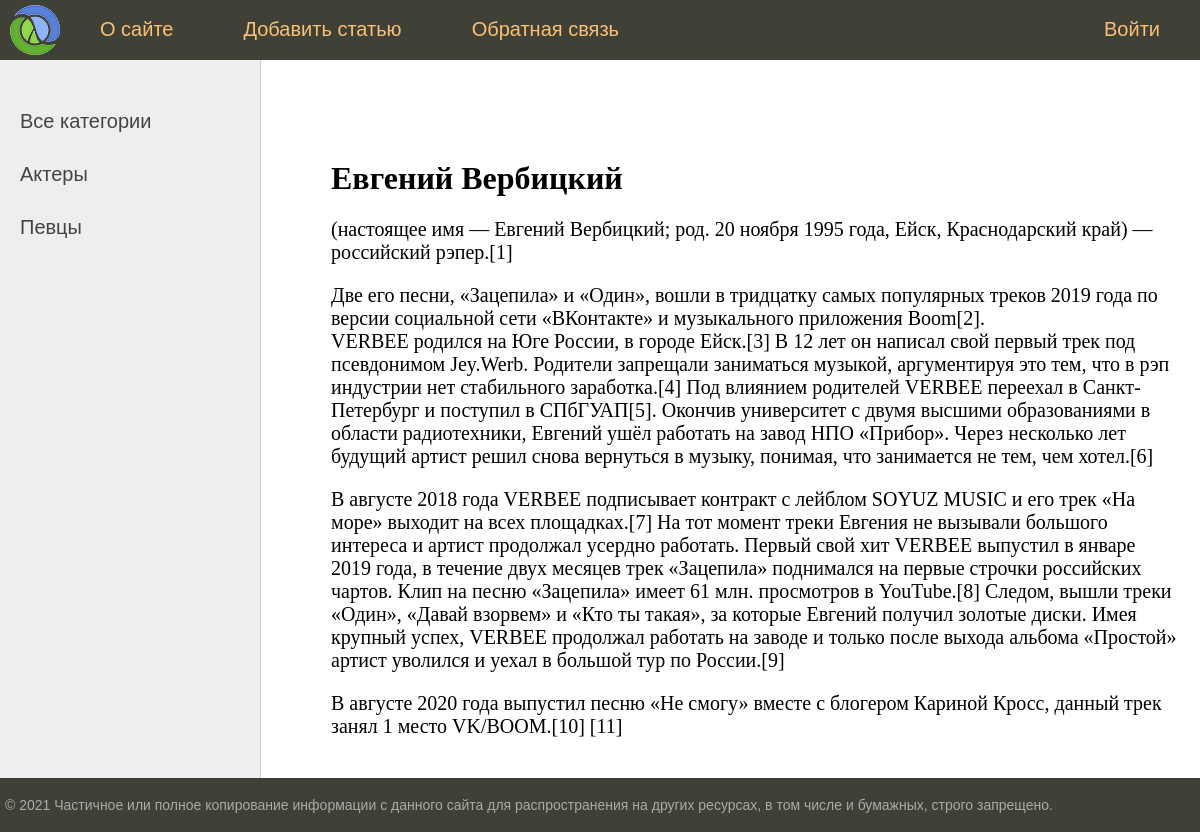
The app's page /post/VERBEE/, older data.
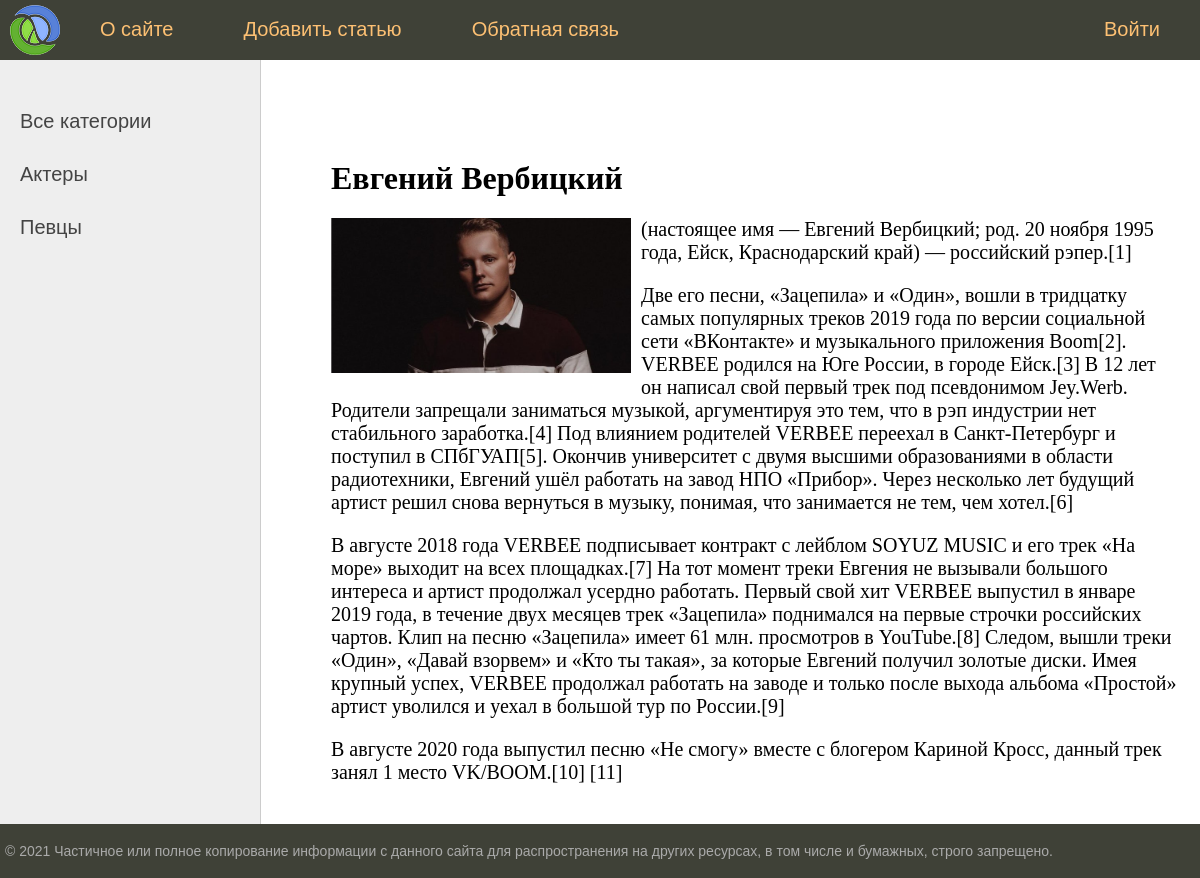
The same page, newer data.
### firstapp/models.py (models this page shows, shortened)
class men(models.Model):
    title = models.CharField(max_length=200, verbose_name='ФИО')
    slug = models.SlugField(max_length=100, unique=True, db_index=True, verbose_name='URL')
    content = models.TextField(blank=True, verbose_name='Биография')
    photo = models.ImageField(blank=True, upload_to='photos/%Y/%m/%d/', verbose_name='Фото')
    time_create = models.DateTimeField(auto_now_add=True, verbose_name='Время создания')
    time_update = models.DateTimeField(auto_now=True, verbose_name='Время обновления')
    is_published = models.BooleanField(default=True, verbose_name='Публикация')
    cat = models.ForeignKey('Category', on_delete=models.PROTECT, null=True, verbose_name='Категории')
    def __str__(self):
        return self.title
    class Meta:
        verbose_name = verbose_name_plural = 'Известные мужчины'
        ordering = ['title', 'time_create']

### firstapp/views.py (the view)
# urls.py: path('post/<slug:post_slug>/', ShowPost.as_view(), name='post'),
class ShowPost(DetailView):
    model = men
    template_name = 'firstapp/post.html'
    slug_url_kwarg = 'post_slug'
    context_object_name = 'post'
    def get_context_data(self, *, object_list=None, **kwargs):
        context = super().get_context_data(**kwargs)
        context['menu'] = menu
        context['title'] = context['post']
        return context

### firstapp/models.py (called while the page is built)
    def get_absolute_url(self):
        return reverse('category', kwargs={'cat_slug': self.slug})

### firstapp/templatetags/men_tags.py (called while the page is built)
@register.inclusion_tag('firstapp/list_category.html')
def show_categories(sort=None, cat_selected=0):
    if not sort:
        cats = Category.objects.all()
    else:
        cats = Category.objects.order_by(sort)
    return {'cats': cats, 'cat_selected': cat_selected}

### firstapp/templates/firstapp/post.html
{% extends 'firstapp/base.html' %}
{% block content %}
<h1>{{ post.title }}</h1>
{% if post.photo %}
<p><img class="img-article-left" src="{{ post.photo.url }}"></p>
{% endif %}
{{ post.content|linebreaks }}
{% endblock %}

Row changes from the older to the newer data that the page shows:
changed men "Евгений Вербицкий": photo: picture added
